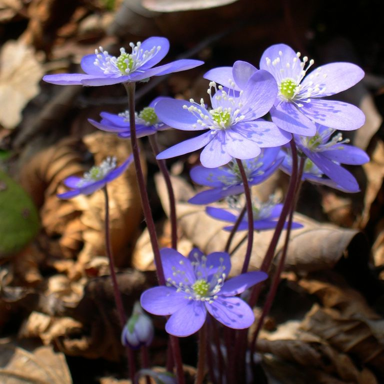
#> input picture E10/data/flower.png, 384 x 384 px
$ python ex10_01.py
#> lines starting #> are read from the running program, lines starting #| are printed output that depends on the picture; long printed decimals are rounded
### E12/myimgtools.py
import numpy as np
from scipy import misc
from scipy.sparse import csr_matrix
from scipy.sparse import vstack
import scipy.sparse as sp
import scipy.sparse.linalg


def make_derivatives2D(M, N):

    # y-derivatives
    row = np.zeros(2*M*N);
    col = np.zeros(2*M*N);
    val = np.zeros(2*M*N);
    ctr = 1;
    for x in range(0,N):
        for y in range(0,M-1):
            row[ctr] = x*M + y;
            col[ctr] = x*M + y;
            val[ctr] = -1.0;
            ctr = ctr + 1;

            row[ctr] = x*M + y;
            col[ctr] = x*M + y+1;
            val[ctr] = 1.0;
            ctr = ctr + 1;

    Ky = csr_matrix((val, (row, col)), shape=(M*N, M*N));

    # x-derivatives
    row = np.zeros(2*M*N);
    col = np.zeros(2*M*N);
    val = np.zeros(2*M*N);
    ctr = 1;
    for y in range(0,M):
        for x in range(0,N-1):
            row[ctr] = x*M + y;
            col[ctr] = x*M + y;
            val[ctr] = -1.0;
            ctr = ctr + 1;

            row[ctr] = x*M + y;
            col[ctr] = (x+1)*M + y;
            val[ctr] = 1.0;
            ctr = ctr + 1;


    Kx = csr_matrix((val, (row, col)), shape=(M*N, M*N));

    # x- and y-derivative (discrete gradient)
    K = sp.vstack([Kx,Ky]);

    return K;


# convert rgb image to gray scale image
# [5 lines left out: function rgb2gray, not called in this run]

### E10/ex10_01.py
import time
from pathlib import Path

import numpy as np

import matplotlib.pyplot as plt
from myimgtools import make_derivatives2D

### Solve c ############################################
#
# min_{u \in [-1,1]^N} <c,u> + ||K*u||_1
#
# where
#
#    u       relaxed binary segmentation (vectorized image of dimension N)
#    c       cost matrix (vectorized image of dimension N)
#    K       discrete x- and y-derivative operator (2N x N - matrix)
#
# Note that the regularization weight can be absorbed in the cost matrix c
#
###############################################################################

### load data
filename_image = 'data/flower.png'
img = plt.imread(filename_image)
#> img is the input picture: shape (384, 384, 3) float32; mean R, G, B 0.378, 0.308, 0.326
(ny, nx, nc) = np.shape(img)
#> ny = 384; nx = 384; nc = 3
img_2d_shape = (ny, nx)
#> img_2d_shape = (384, 384)
print("image dim: ", np.shape(img))
#| image dim:  (384, 384, 3)

### constuct the cost matrix
fg_color = np.array([0, 0, 1])
bg_color = np.array([0, 0, 0])

rho = 0.1  # regularization weight
cost = np.zeros((ny, nx))
ones = np.ones((ny, nx))
for i in range(3):
    cost = cost + (img[:, :, i] - fg_color[i] * ones) ** 2
    cost = cost - (img[:, :, i] - bg_color[i] * ones) ** 2
#> this loop made 3 passes
#> pass 1, `cost = cost + (img[:, :, i] - fg_color[i] * ones) ** 2`:
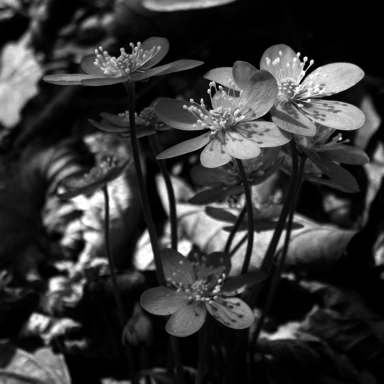
#> cost: shape (384, 384) float64; min 0, max 1, mean 0.218
#> after the loop:
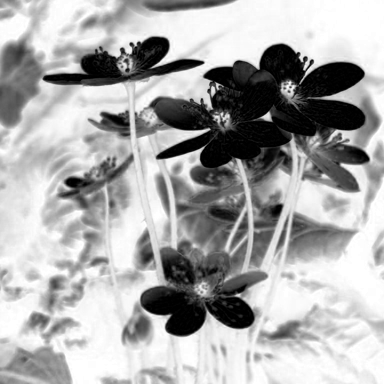
#> cost: shape (384, 384) float64; min -1, max 1, mean 0.349; drawn with min black and max white
c = np.reshape(rho * cost, nx * ny)  # vectorize cost image into cost vector

maxiter = 500
check = 10

tau0 = 2.0
tau = tau0 / 8.0
val_ = 1e15

K = make_derivatives2D(ny, nx)
u_kp1 = np.ones(nx * ny)
u_k = u_kp1.copy()


def objective_function(u):
    inner_product = np.dot(c, u)
    norm = np.linalg.norm(K * u, ord=1)
    return inner_product + norm


def calc_subgradient(u):
    Ku = np.transpose(K)*np.sign(K*u)

    return Ku


def project(descent_step):
    return descent_step - c


cost_values = []

plt.figure(1)
ax1 = plt.subplot(131)
ax2 = plt.subplot(132)
ax3 = plt.subplot(133)


def create_col_img(img_u):
    col_img2d = img_u.copy()
    col_img2d[col_img2d > 0] = 1
    col_img2d[col_img2d <= 0] = 0
    col_img_red = col_img2d.copy()
    col_img_blue = np.logical_not(col_img2d.copy())
    col_img_green = np.zeros(img_2d_shape)
    col_img = np.stack([col_img_red, col_img_green, col_img_blue], axis=-1)

    return col_img

drew_colorbar = False
# fig1 = plt.figure(1);
# plt.show(block=False);
for iter in np.arange(0, maxiter):

    # DONE:  Complete the following todos
    u_k = u_kp1

    # DONE: Change tau appropriately for subgradient descent
    tau -= tau / 10000


    # DONE: compute subgradient
    subgradient = calc_subgradient(u_k)

    # DONE: compute objective value at u_k
    val = objective_function(u_k)
    cost_values.append(val)

    # DONE: update step
    descent_step = u_k - tau * subgradient

    # DONE: projection step
    u_kp1 = project(descent_step)

    # print information
    if iter % check == 0:
        ## show current result
        # DONE: display current result after each 'check' iteration
        # DONE: Create 'img_u' by reshaping u_kp1 appropriately
        img_u = np.reshape(u_kp1, img_2d_shape)

        # DONE: Create a segmentation colored rgb image 'col_img' where if an element
        # of u_kp1 is >0 then set the class to 1 else 0

        # DONE: And, then all pixels belonging to class 0 should be given blue color
        # and class 1 is denoted by red color (foreground red, background blue)
        # Note: First reshape u_kp1 appropriately.
        col_img = create_col_img(img_u)

        # DONE: Create subplots where you show cost, img_u and col_img side by side.
        # Maybe gotta clear these each iteration?
        ax1.plot(cost_values)
        weighted_im = ax2.imshow(img_u)
        ax3.imshow(col_img)

        # DONE: add titles and make plots nicer (add color bar if required)
        ax1.set_title("Cost value per iteration")
        ax2.set_title("Front-Back weighted image")
        ax3.set_title("Segmented image")

        if not drew_colorbar:
            plt.colorbar(weighted_im, ax=ax2)
            drew_colorbar = True

        plt.pause(0.01)  # to visualize the changes
        # plt.pause(10)  # to visualize the changes

        print("iter: %d, tau: %f, val: %f" % (iter, tau, val))
#> this loop made 500 passes
#> (inner_product in objective_function, norm in objective_function, val) on passes 2 to 4: (4321.3, 1563.9, 5885.2), (3893.2, 106332.1, 110225.2), (3142.7, 161055.3, 164197.9)
#| iter: 0, tau: 0.25, val: 5140.260
#| iter: 10, tau: 0.2497, val: 223205.994
#| iter: 20, tau: 0.2495, val: 220552.607
#| iter: 30, tau: 0.2492, val: 213299.270
#| iter: 40, tau: 0.249, val: 207611.559
#| iter: 50, tau: 0.2487, val: 201193.726
#| iter: 60, tau: 0.2485, val: 195460.283
#| iter: 70, tau: 0.2482, val: 189699.008
#> (further printed lines are left out)
#> pass 1, `plt.pause(0.01)`:
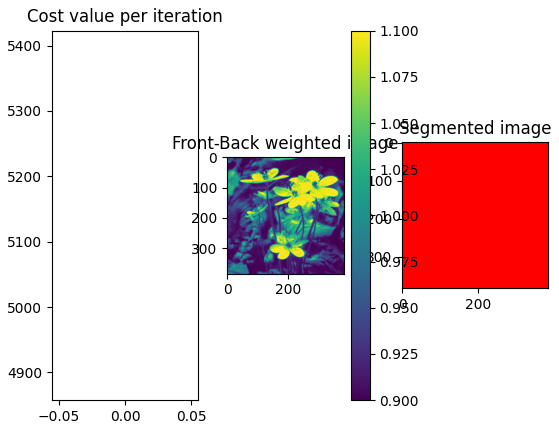
#> figure drawn by matplotlib, 4 panels
#> after the loop:
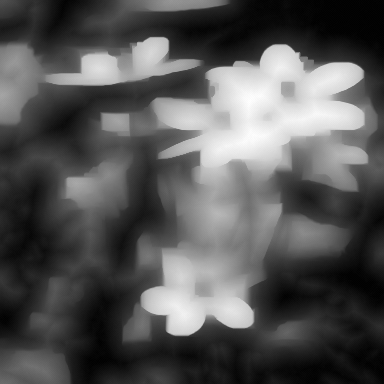
#> img_u: shape (384, 384) float64; min -49.08, max 49.31, mean -16.1; drawn with min black and max white
#> after the loop, cost_values = 500 values, max 232277.4 at index 13, min -33608.3 at index 498, mean 89492.2; drew_colorbar = True; tau = 0.238

plt.close()
#> figure, not shown here; panel 1: curve peaks at x = 9, y = 229813.2; panel 1: curve peaks at x = 13, y = 232277.4

### evaluation (apply classifier to all pixels)

# DONE: Create 'img_u' by reshaping u_kp1 appropriately
img_u = np.reshape(u_kp1, img_2d_shape)
# DONE: Create 'col_img' like before.
col_img = create_col_img(img_u)
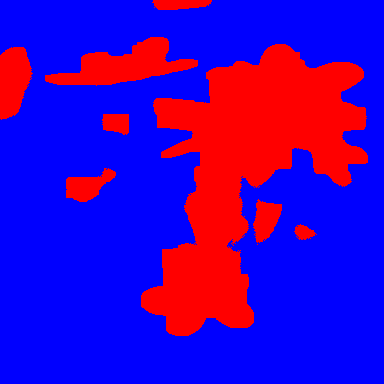
#> col_img: shape (384, 384, 3) float64; mean of channels 0, 1, 2 0.262, 0, 0.738; drawn as R, G, B

# DONE construct overlay image 'convex combination of original image and
# segmentation (col_img)'; You may set the weight for 'col_img' to 0.45.

col_mult = 0.45
og_img_mult = 1 - col_mult
overlay = og_img_mult * img + col_mult * col_img
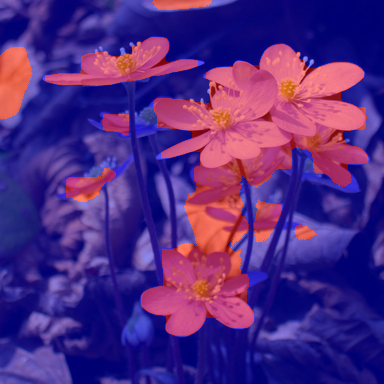
#> overlay: shape (384, 384, 3) float64; mean R, G, B 0.326, 0.169, 0.511
overlay = overlay / np.max(overlay)

plt.figure(2)
ax4 = plt.subplot(131)
ax5 = plt.subplot(132)
ax6 = plt.subplot(133)

# DONE: Create subplots where you show cost, img_u and overlay side by side.
ax4.plot(cost_values)
ax5.imshow(img_u)
ax6.imshow(overlay)

# DONE: add titles and make plots nicer (add color bar if required)
ax4.set_title("Cost value per iteration")
ax5.set_title("Front-Back weighted image")
ax6.set_title("Overlay image")

plt.colorbar(weighted_im, ax=ax5)

plt.show()
#> figure, not shown here; panel 1: curve peaks at x = 13, y = 232277.4

Path("output").mkdir(exist_ok=True)
# DONE: save the variable 'col_img' to 'segmentation.png'
plt.imsave("output/segmentation.png", col_img)

# DONE: save the variable 'overlay' to 'overlay.png'
plt.imsave("output/overlay.png", overlay)

# DONE: Consider following naive thresholding based segmentation.
# Pixels with negative values in img_c  are set to class 0
# Pixels with positive values in img_c  are set to class 1

# The create naive_img to represent the segmentation obtained naively.
# And, then all pixels belonging to class 0 should be given blue color
# and class 1 is denoted by red color (foreground red, background blue)

# Start naive thresholding implementation
naive_img = np.zeros((ny, nx, 3))  # visualizes the naive segmentation
img_c = np.reshape(c, img_2d_shape)
naive_img[img_c < 0, 2] = 1
naive_img[img_c >= 0, 0] = 1

# DONE: Save the segmentation obtained to the variable 'naive_img'
plt.figure(3)
plt.imshow(naive_img)
plt.title("Naive segmentation")
plt.show()
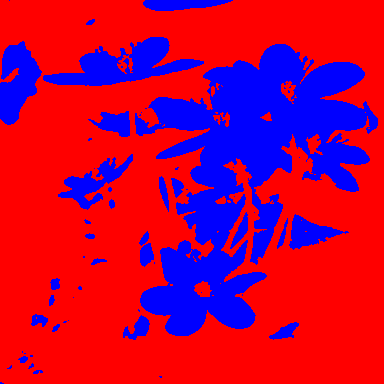
#> shown: shape (384, 384, 3) float64; mean R, G, B 0.718, 0, 0.282


# DONE: save the variable 'naive_img' to 'naive_img.png'
plt.imsave("output/naive_img.png", naive_img)
